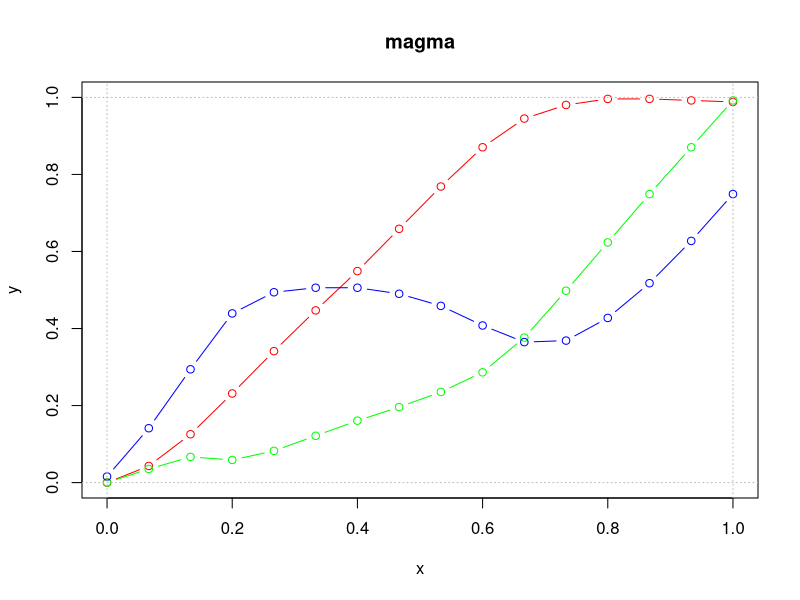
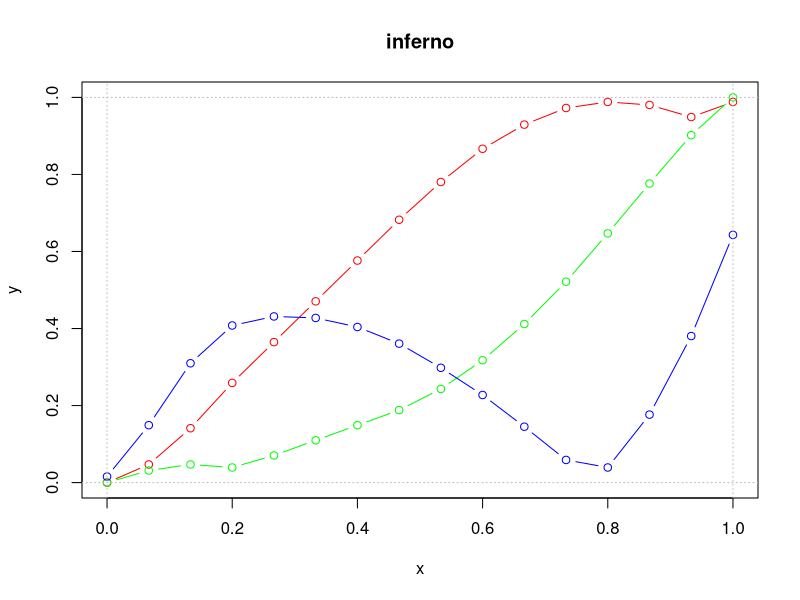
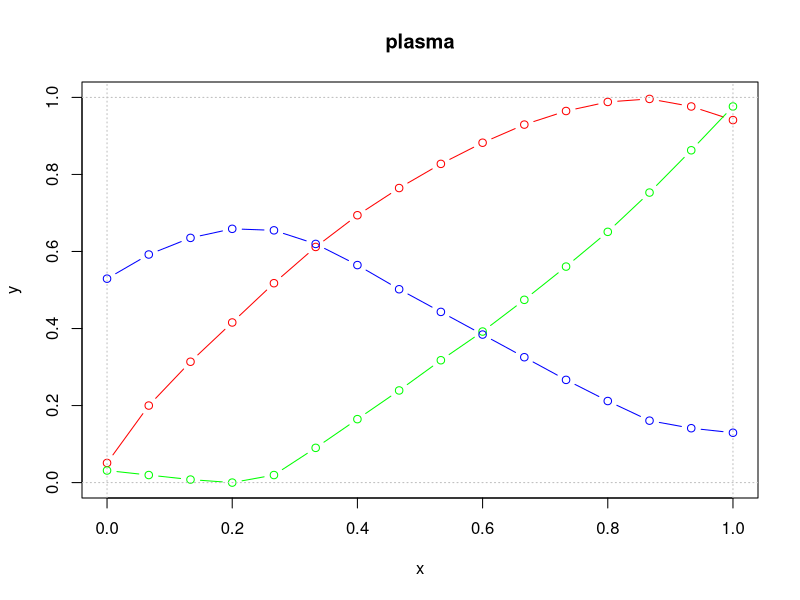
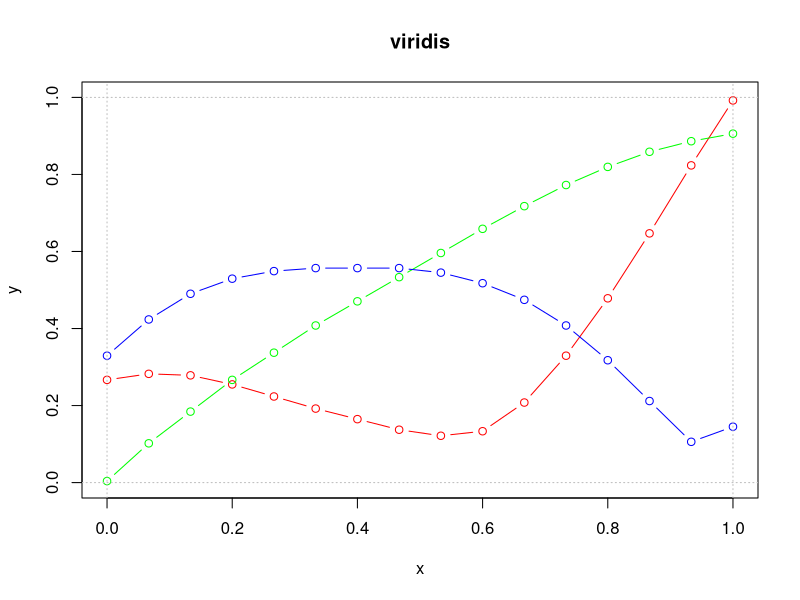
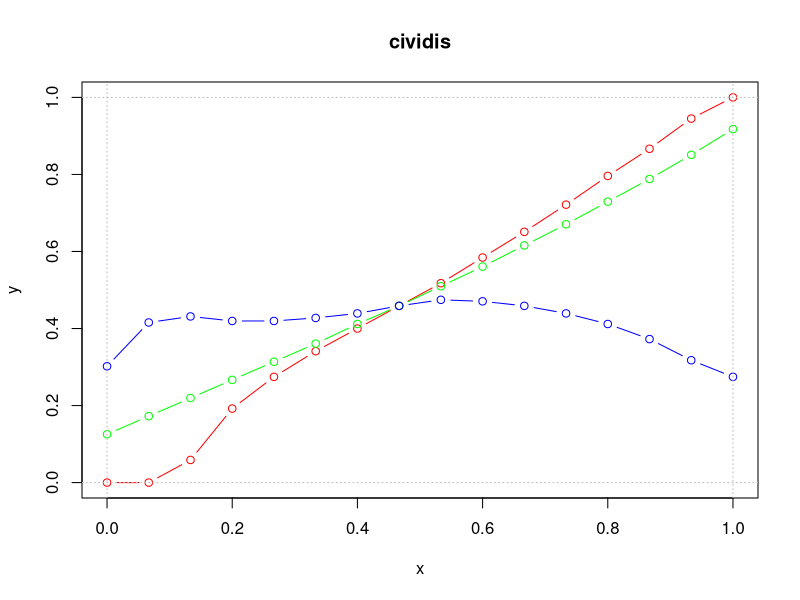
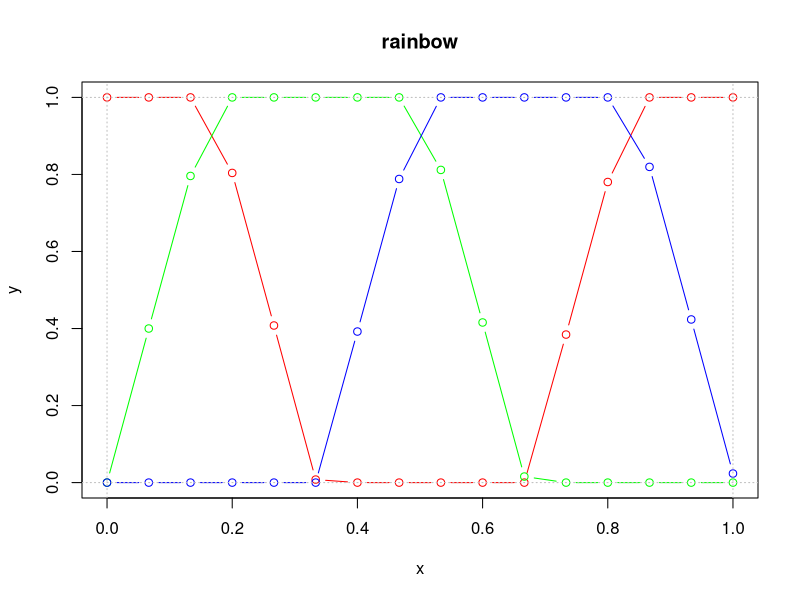
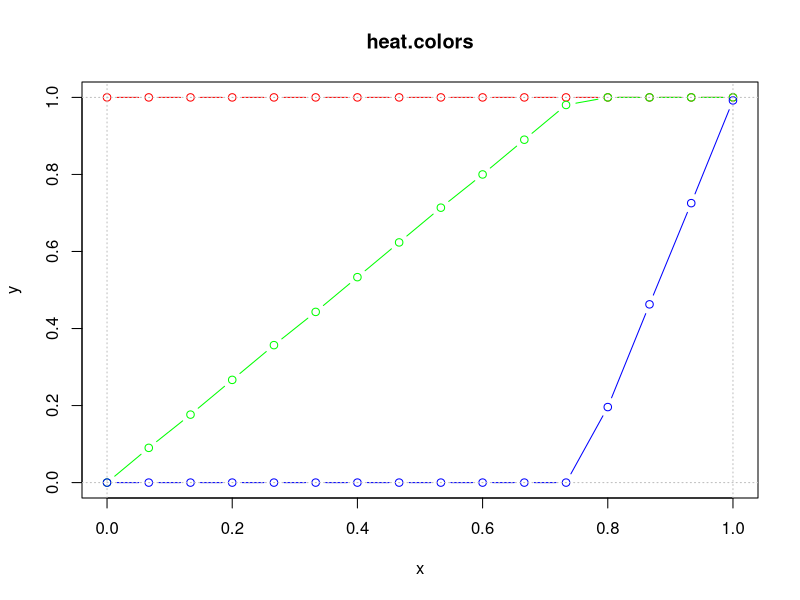
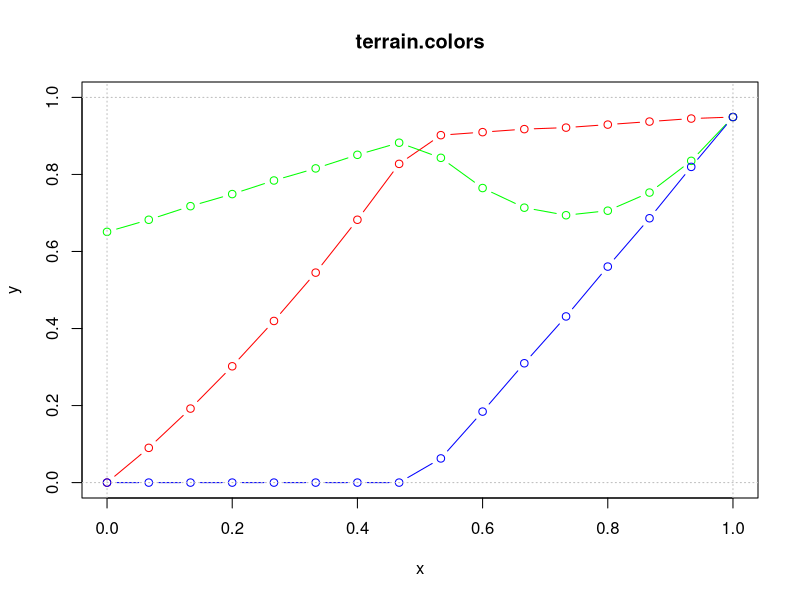

Here is the R script that generated these plots, in order:
# Photoshop curves for viridis and R built-in colourmaps
# www.overfitting.net
# https://www.overfitting.net/2021/01/mapas-de-color-viridis-en-photoshop.html

library(png)
library(viridis)


# Auxiliary write binary functions
writeValue=function(valor, fichero) {
    writeBin(0L, fichero, size=1)
    writeBin(as.integer(round(valor)), fichero, size=1)
}

writePoint=function(x, y, fichero) {
    writeBin(0L, fichero, size=1)
    writeBin(as.integer(round(y)), fichero, size=1)
    writeBin(0L, fichero, size=1)
    writeBin(as.integer(round(x)), fichero, size=1)
}

# Function that creates a Photoshop ACV curve file
writePhotoshopACVcurve=function(colourmap, nombreacv) {
    # Write values in ACV curves:
    # https://www.adobe.com/devnet-apps/photoshop/fileformatashtml/#50577411_pgfId-1056330
    # Count of points in the curve (short integer from 2...19) -> NO 19 SINO 16
    # Curve points. Each curve point is a pair of short integers
    # where the first number is the output value (vertical coordinate on
    # the Curves dialog graph) and the second is the input value.
    # All coordinates have range 0 to 255
    
    # Build ACV file
    acv=file(nombreacv, 'wb')
    
    # Write header
    ACVVERSION=4  # version 4 = count of curves in the file
    NCURVES=4  # count of curves in the file: RGB, R, G and B
    writeValue(ACVVERSION, acv)  # ACV version
    writeValue(NCURVES, acv)  # count of curves
    
    # RGB curve (NULL)
    writeValue(2, acv)  # 2 points in curve
    writePoint(0, 0, acv)  # (0,0)
    writePoint(255, 255, acv)  # (255,255)
    
    # R, G and B curves
    for (curve in 1:3) {
        writeValue(NCOL, acv)  # NCOL points in curve
        for (j in 1:NCOL) {
            writePoint(round(255/(NCOL-1)*(j-1)), colourmap[j,curve], acv)
        }
    }
    
    close(acv)
}

# Matlab 'Jet' colour palette
jet.colors=colorRampPalette(
    c("#00007F", "blue", "#007FFF", "cyan",
      "#7FFF7F", "yellow", "#FF7F00", "red", "#7F0000"))


# Viridis colourmap library:
# https://cran.r-project.org/web/packages/viridis/vignettes/intro-to-viridis.html
# plus standard built-in R colourmaps
cmname=c("magma", "inferno", "plasma", "viridis", "cividis",
         "rainbow", "heat.colors", "terrain.colors", "topo.colors",
         "cm.colors", "jet.colors")
NCOLMAPS=length(cmname)
cmfun=list()  # list containing the functions to build the colourmaps
for (i in 1:NCOLMAPS) cmfun[[i]]=get(cmname[i])


NCOL_ORG=256  # number of possible input values in a Photoshop curve
NCOL=16  # max number of points allowed in a Photoshop curve
WIDTH=(NCOL_ORG-1)/(NCOL-1)  # must be an integer

for (i in 1:NCOLMAPS) {  # loop through all colourmaps
    
    # Obtain 256 RGB values in hex and convert to int
    colourmap=t(col2rgb(cmfun[[i]](NCOL_ORG)))
    # Subsample 16 RGB values (pick 1 sample every WIDTH samples)
    colourmap=colourmap[(row(colourmap)-1) %%  WIDTH == 0]
    dim(colourmap)=c(NCOL,3)
    
    # NOTE1: doing just colourmap=t(col2rgb(cmfun[[i]](NCOL))) with NCOL=16
    # leads to offset errors in all built-in colourmaps (viridis are fine)
    # hence we prefer to subsample from NCOL_ORG=256 
    
    # NOTE2: another way to obtain the RGB values
    # colour=cmfun[[i]](NCOL)
    # for (j in 1:3) {
    #     colourmap[,j]=strtoi(paste0("0x",substr(colour,start=j*2,stop=j*2+1)))
    #  }
    
    # Plot RGB curves
    png(paste0(cmname[i],'.png'))
    x=seq(from=0, to=1, length.out=nrow(colourmap))
    plot(x, colourmap[,1]/255, type='b', col='red',
         main=cmname[i], ylab='y', xlim=c(0,1), ylim=c(0,1))
    lines(x, colourmap[,2]/255, type='b', col='green')
    lines(x, colourmap[,3]/255, type='b', col='blue')
    abline(h=c(0,1), v=c(0,1), col='gray', lty='dotted')
    dev.off()
    
    # Write Photoshop ACV curve file
    writePhotoshopACVcurve(colourmap, nombreacv=paste0(cmname[i],'.acv'))

}
